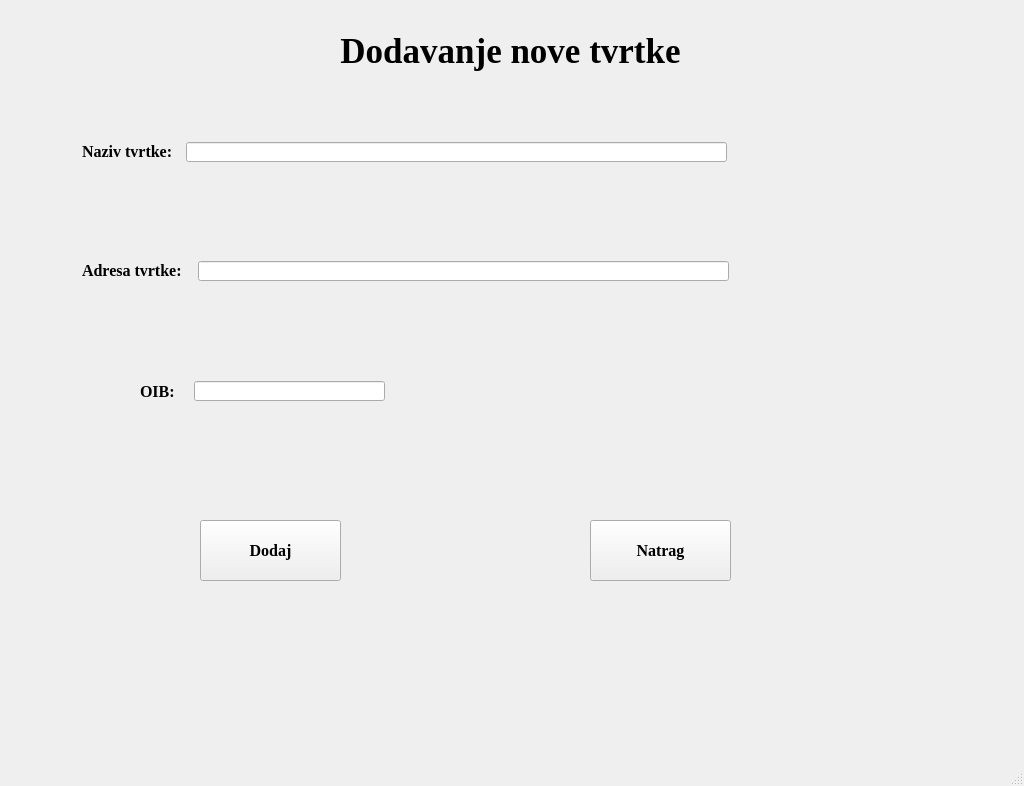
<?xml version="1.0" encoding="UTF-8"?>
<ui version="4.0">
 <class>AddCompanyScreen</class>
 <widget class="QMainWindow" name="AddCompanyScreen">
  <property name="geometry">
   <rect>
    <x>0</x>
    <y>0</y>
    <width>1024</width>
    <height>786</height>
   </rect>
  </property>
  <property name="minimumSize">
   <size>
    <width>1024</width>
    <height>786</height>
   </size>
  </property>
  <property name="maximumSize">
   <size>
    <width>1024</width>
    <height>786</height>
   </size>
  </property>
  <property name="windowTitle">
   <string>Roko d.o.o. ponude - version 1.0</string>
  </property>
  <widget class="QWidget" name="centralwidget">
   <widget class="QLabel" name="head_label">
    <property name="geometry">
     <rect>
      <x>10</x>
      <y>30</y>
      <width>1001</width>
      <height>41</height>
     </rect>
    </property>
    <property name="font">
     <font>
      <family>Times New Roman</family>
      <pointsize>26</pointsize>
      <weight>75</weight>
      <bold>true</bold>
     </font>
    </property>
    <property name="text">
     <string>Dodavanje nove tvrtke</string>
    </property>
    <property name="alignment">
     <set>Qt::AlignCenter</set>
    </property>
   </widget>
   <widget class="QLabel" name="name_label">
    <property name="geometry">
     <rect>
      <x>82</x>
      <y>142</y>
      <width>101</width>
      <height>19</height>
     </rect>
    </property>
    <property name="font">
     <font>
      <family>Times New Roman</family>
      <pointsize>12</pointsize>
      <weight>75</weight>
      <bold>true</bold>
     </font>
    </property>
    <property name="text">
     <string>Naziv tvrtke:</string>
    </property>
   </widget>
   <widget class="QLabel" name="address_label">
    <property name="geometry">
     <rect>
      <x>82</x>
      <y>261</y>
      <width>111</width>
      <height>19</height>
     </rect>
    </property>
    <property name="font">
     <font>
      <family>Times New Roman</family>
      <pointsize>12</pointsize>
      <weight>75</weight>
      <bold>true</bold>
     </font>
    </property>
    <property name="text">
     <string>Adresa tvrtke:</string>
    </property>
   </widget>
   <widget class="QLabel" name="oib_label">
    <property name="geometry">
     <rect>
      <x>140</x>
      <y>381</y>
      <width>51</width>
      <height>20</height>
     </rect>
    </property>
    <property name="font">
     <font>
      <family>Times New Roman</family>
      <pointsize>12</pointsize>
      <weight>75</weight>
      <bold>true</bold>
     </font>
    </property>
    <property name="text">
     <string>OIB:</string>
    </property>
   </widget>
   <widget class="QLineEdit" name="name_edit">
    <property name="geometry">
     <rect>
      <x>186</x>
      <y>142</y>
      <width>541</width>
      <height>20</height>
     </rect>
    </property>
   </widget>
   <widget class="QLineEdit" name="address_edit">
    <property name="geometry">
     <rect>
      <x>198</x>
      <y>261</y>
      <width>531</width>
      <height>20</height>
     </rect>
    </property>
   </widget>
   <widget class="QLineEdit" name="oib_edit">
    <property name="geometry">
     <rect>
      <x>194</x>
      <y>381</y>
      <width>191</width>
      <height>20</height>
     </rect>
    </property>
   </widget>
   <widget class="QPushButton" name="add_button">
    <property name="geometry">
     <rect>
      <x>200</x>
      <y>520</y>
      <width>141</width>
      <height>61</height>
     </rect>
    </property>
    <property name="font">
     <font>
      <family>Times New Roman</family>
      <pointsize>12</pointsize>
      <weight>75</weight>
      <bold>true</bold>
     </font>
    </property>
    <property name="text">
     <string>Dodaj</string>
    </property>
   </widget>
   <widget class="QPushButton" name="back_button">
    <property name="geometry">
     <rect>
      <x>590</x>
      <y>520</y>
      <width>141</width>
      <height>61</height>
     </rect>
    </property>
    <property name="font">
     <font>
      <family>Times New Roman</family>
      <pointsize>12</pointsize>
      <weight>75</weight>
      <bold>true</bold>
     </font>
    </property>
    <property name="text">
     <string>Natrag</string>
    </property>
   </widget>
  </widget>
  <widget class="QStatusBar" name="statusbar"/>
 </widget>
 <resources/>
 <connections/>
</ui>
